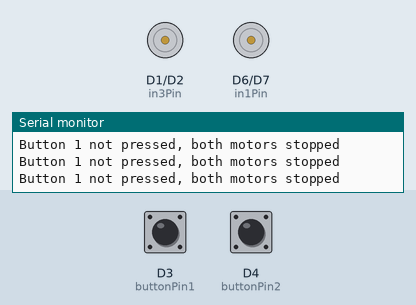
Simulated run of this program. Board: ESP8266 (NodeMCU). On the bench: motor-driver pin pairs drawn as motors (green arrow = first pin HIGH = forward, orange = second pin HIGH = backward, longer = more drive), the last lines printed to the serial monitor. The test bench sets the inputs (shaded band); at power-on: D3 (buttonPin1) HIGH, D4 (buttonPin2) HIGH.

Above: at 1.2 s.
1.3 s: D3 (buttonPin1) pulled LOW for 0.15 s
At 2.6 s:
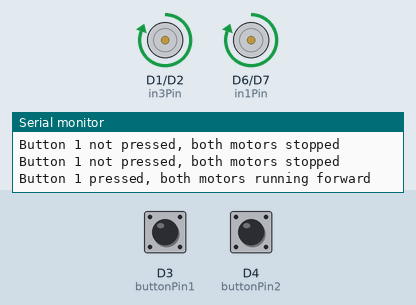
4.4 s: D4 (buttonPin2) pulled LOW for 3.2 s
At 5.8 s:
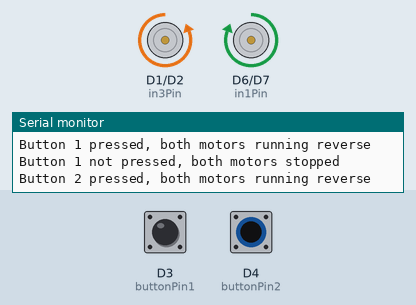
9.1 s: D3 (buttonPin1) pulled LOW for 1 s
At 11.5 s:
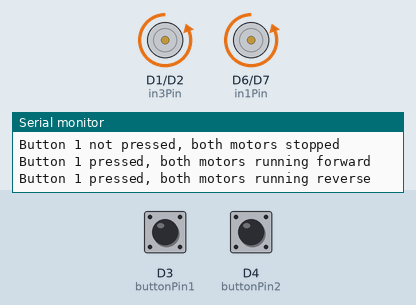
13.1 s: D3 (buttonPin1) pulled LOW for 3.2 s
Timing chart, 0 to 18.7 s (numbered marks = the images above; inputs shaded):
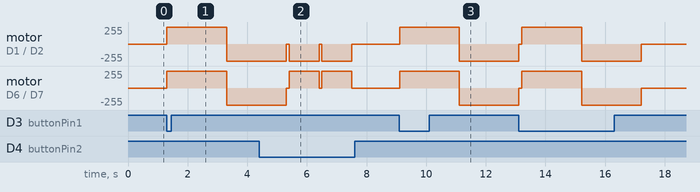

The program:

main.cpp
```cpp
#include <Arduino.h>

const int in3Pin = D1;  // Pin for IN3 on L298N for motor B
const int in4Pin = D2; // Pin for IN4 on L298N for motor B
const int buttonPin1 = D3; // Pin where the first button is connected
const int buttonPin2 = D4; // Pin where the second button is connected
const int in1Pin = D6;  // Pin for IN1 on L298N for motor A
const int in2Pin = D7;  // Pin for IN2 on L298N for motor A


void setup() {

  pinMode(in1Pin, OUTPUT);
  pinMode(in2Pin, OUTPUT);
  pinMode(in3Pin, OUTPUT);
  pinMode(in4Pin, OUTPUT);

  digitalWrite(in1Pin, LOW);     // Set IN1 low for motor A
  digitalWrite(in2Pin, LOW);     // Set IN2 low for motor A
  digitalWrite(in3Pin, LOW);     // Set IN3 low for motor B
  digitalWrite(in4Pin, LOW);     // Set IN4 low for motor B


  pinMode(buttonPin1, INPUT_PULLUP); // Set the first button pin as an input
  pinMode(buttonPin2, INPUT_PULLUP); // Set the second button pin as an input

  Serial.begin(9600);
  Serial.println("Setup complete");
}

void loop() {
  int buttonState1 = digitalRead(buttonPin1);
  int buttonState2 = digitalRead(buttonPin2);

  // if (buttonState1 == LOW) {
  //   digitalWrite(in2Pin, HIGH);
  //   Serial.println("Button 1 pressed, motor A running");
  // } else {
  //   digitalWrite(in2Pin, LOW);
  //   Serial.println("Button 1 not pressed, motor A stopped");
  // }

  // if (buttonState2 == LOW) {
  //   digitalWrite(in4Pin, HIGH);

  //   Serial.println("Button 2 pressed, motor B running");
  // } else {
  //   digitalWrite(in4Pin, LOW);
  //   Serial.println("Button 2 not pressed, motor B stopped");
  // }

  // if button 1 is pressed run both motors forwrard for 2 seconds then run both motors in reverse for 2 seconds
  if (buttonState1 == LOW) {
    digitalWrite(in1Pin, HIGH);
    digitalWrite(in2Pin, LOW);
    digitalWrite(in3Pin, HIGH);
    digitalWrite(in4Pin, LOW);
    Serial.println("Button 1 pressed, both motors running forward");
    delay(2000);
    digitalWrite(in1Pin, LOW);
    digitalWrite(in2Pin, HIGH);
    digitalWrite(in3Pin, LOW);
    digitalWrite(in4Pin, HIGH);
    Serial.println("Button 1 pressed, both motors running reverse");
    delay(2000);
  }

// if button 2 run both motors forward for 2 seconds then stop both motors
// then turn motor1 in reverse for 2 seconds and motor 2 forward for 2 seconds
  if (buttonState2 == LOW) {
    // digitalWrite(in1Pin, HIGH);
    // digitalWrite(in2Pin, LOW);
    // digitalWrite(in3Pin, HIGH);
    // digitalWrite(in4Pin, LOW);
    // Serial.println("Button 2 pressed, both motors running forward");
    // delay(2000);
    // digitalWrite(in1Pin, LOW);
    // digitalWrite(in2Pin, LOW);
    // digitalWrite(in3Pin, LOW);
    // digitalWrite(in4Pin, LOW);
    // Serial.println("Button 2 pressed, both motors stopped");
    // delay(1000);
    digitalWrite(in1Pin, HIGH);
    digitalWrite(in2Pin, LOW);
    digitalWrite(in3Pin, LOW);
    digitalWrite(in4Pin, HIGH);
    Serial.println("Button 2 pressed, both motors running reverse");
    delay(1000);
  }

  digitalWrite(in1Pin, LOW);
  digitalWrite(in2Pin, LOW);
  digitalWrite(in3Pin, LOW);
  digitalWrite(in4Pin, LOW);
  Serial.println("Button 1 not pressed, both motors stopped");


  delay(100);
}
```

Measured:
- after the input at 1.3 s, motor on D1 (in3Pin) / D2 (in4Pin), motor on D6 (in1Pin) / D7 (in2Pin): stopped → forward 255/255 at once, → backward 255/255 2.0 s later
- after the input at 9.1 s, motor on D1 (in3Pin) / D2 (in4Pin), motor on D6 (in1Pin) / D7 (in2Pin): stopped → forward 255/255 at once, → backward 255/255 2.0 s later
